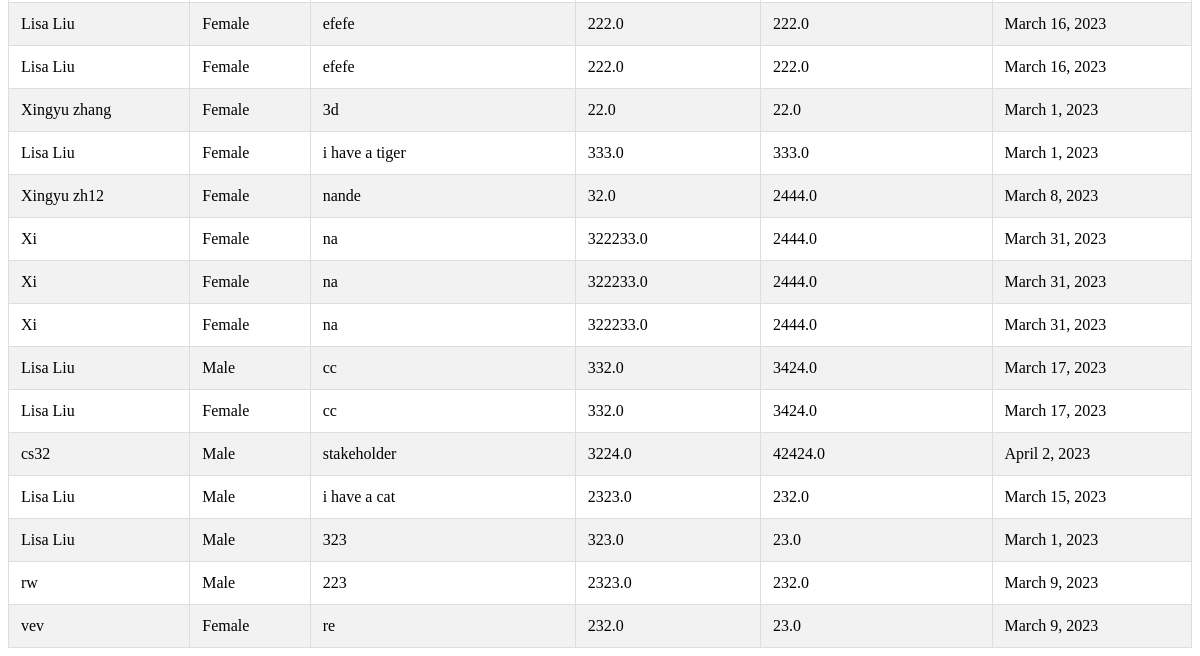
Before: /results/ (lower part) with the older database file.
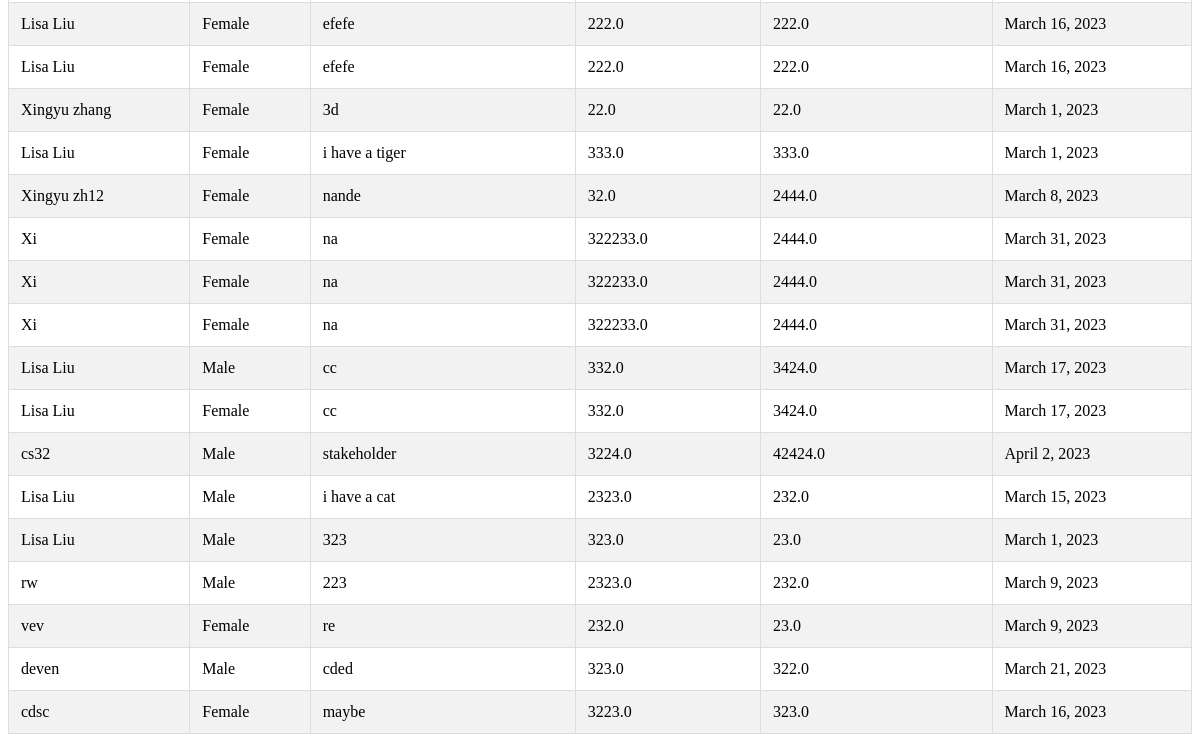
After: the same page with the newer database file.
### testapp/models.py (models this page shows)
class Accident(models.Model):
    name = models.CharField(max_length=100)
    GENDER_CHOICES = (
    (0, 'Male'),
    (1, 'Female'),
    )
    gender = models.IntegerField(choices=GENDER_CHOICES)
    description = models.CharField(max_length=100)
    annual_wage = models.FloatField()
    medical_expenses = models.FloatField()
    accident_date = models.DateField()
    class Meta:
        app_label = 'testapp'

### testapp/views.py (the view)
# urls.py: path('results/', views.results, name='results'),
def results(request):
    accidents = Accident.objects.all()
    return render(request, 'testapp/results.html', {'accidents': accidents})

### testapp/templates/testapp/results.html (shortened to what this page needs)
{% block content %}
<table>
  <tbody>
  {% for accident in accidents %}
  <tr>
    <td>{{ accident.name }}</td>
    <td>{% if accident.gender == False %}Male{% else %}Female{% endif %}</td>
    <td>{{ accident.description }}</td>
    <td>{{ accident.annual_wage }}</td>
    <td>{{ accident.medical_expenses }}</td>
    <td>{{ accident.accident_date }}</td>
  </tr>
  {% endfor %}
  </tbody>
</table>
{% endblock %}

Changed rows visible on the page:
added Accident: name "deven", gender "Male", description "cded", annual_wage "323.0", medical_expenses "322.0", accident_date "March 21, 2023"
added Accident: name "cdsc", gender "Female", description "maybe", annual_wage "3223.0", medical_expenses "323.0", accident_date "March 16, 2023"
